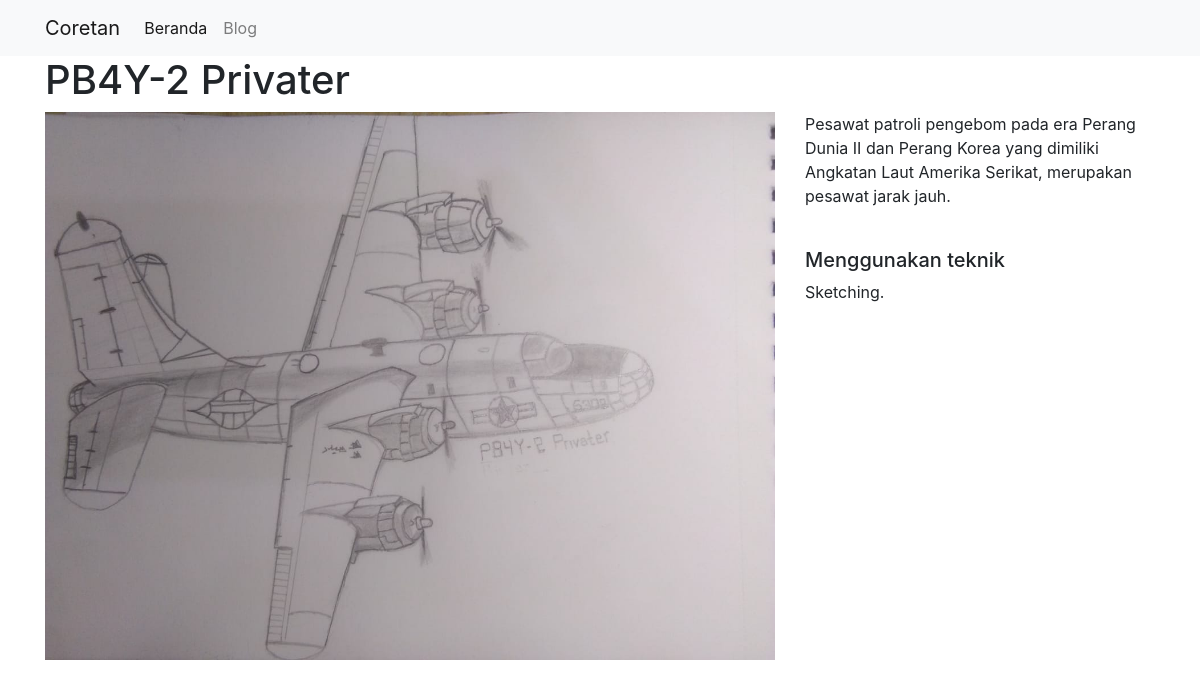
The app's page /blog/2/ with its own data.
### blog/models.py (models this page shows)
class Projek(models.Model):
    judul = models.CharField(max_length=100)
    desk = models.TextField()
    teknik = models.CharField(max_length=20)
    gambar = models.FilePathField(path="/img")

### blog/views.py (the view)
# urls.py: path('<int:pk>/', views.detail, name='detail'),
def detail(request, pk):
    projek2 = Projek.objects.get(pk=pk)
    hal = {
        'projek2':projek2
        }
    return render(request, 'detail.html', hal)

### blog/templates/detail.html
{% extends "base.html" %}
{% load static %}
{% block page_content %}
<h1>{{ projek2.judul }}</h1>
<div class="row">
    <div class="col-md-8">
        <img src="{% static projek2.gambar %}" alt="" width="100%" />
    </div>
    <div class="col-md-4">
        <p>{{ projek2.desk }}</p>
        <br />
        <h5> Menggunakan teknik</h5>
        <p>{{ projek2.teknik }}</p>
    </div>
</div>
{% endblock %}

### records on screen
Projek: judul "PB4Y-2 Privater", gambar (picture), desk "Pesawat patroli pengebom pada era Perang Dunia II dan Perang Korea yang dimiliki Angkatan Laut Amerika Serikat, merupakan pesawat jarak jauh.", teknik "Sketching."
